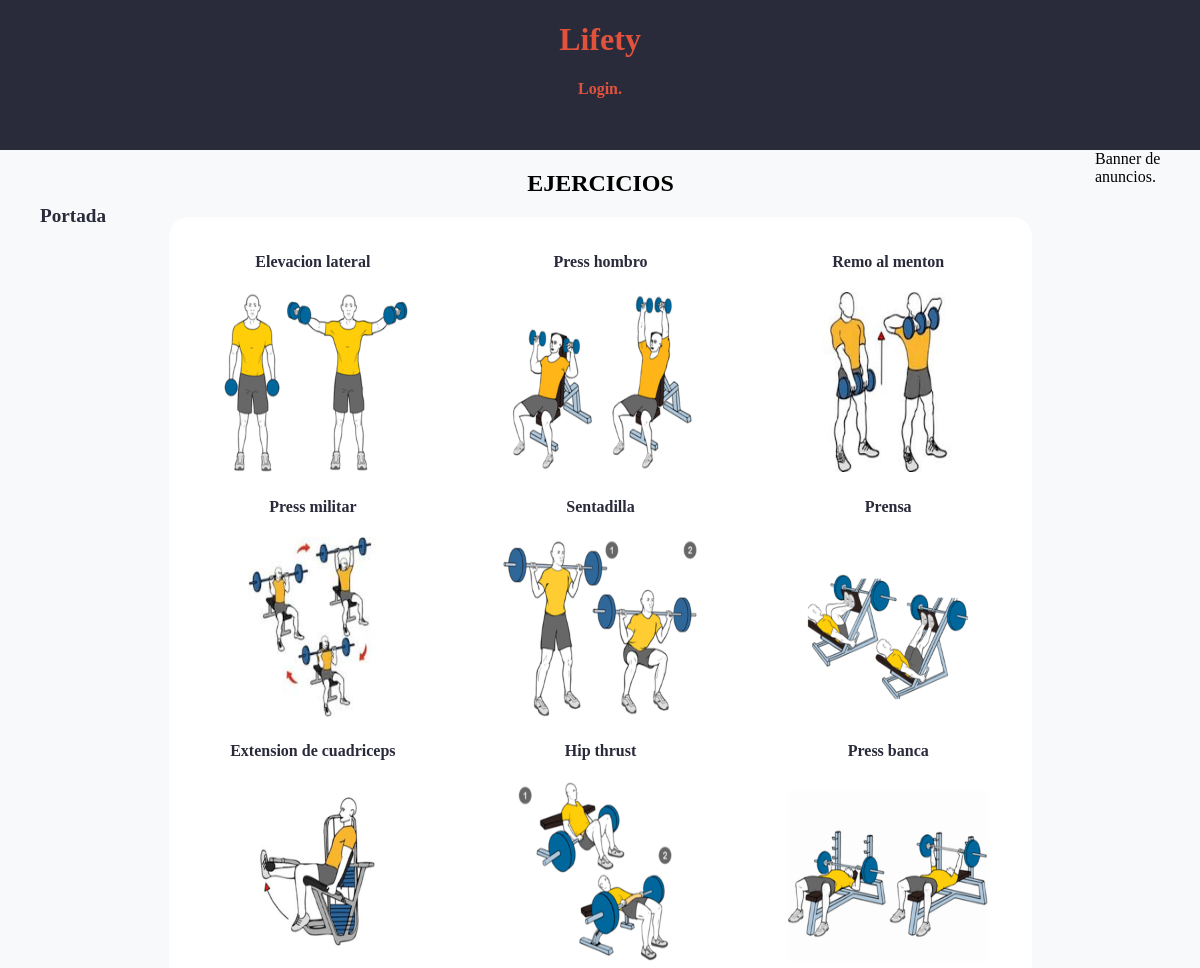
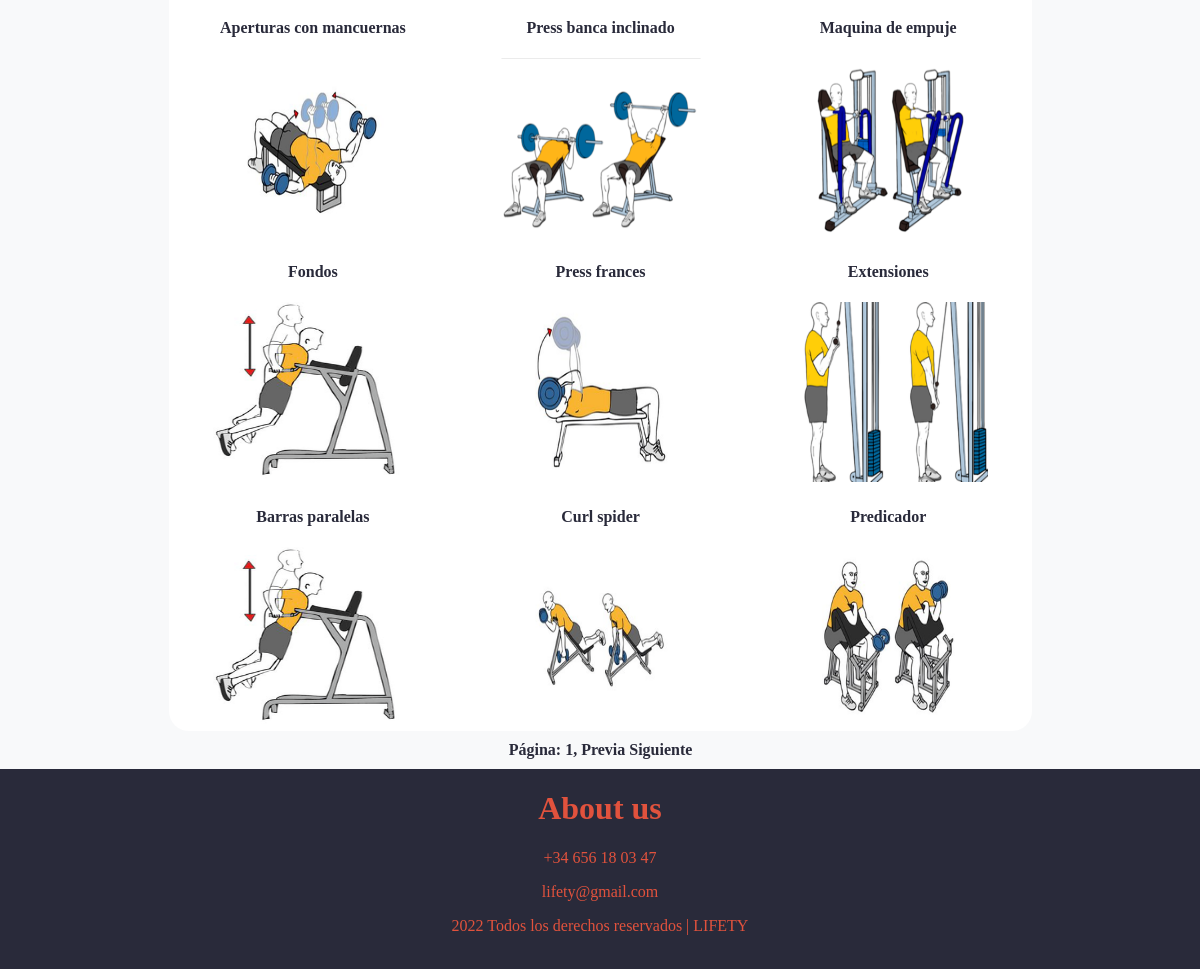
Page /ejercicios.php on the committed database (2 pictures, top to bottom).
### tables this page shows
CREATE TABLE `ejercicios` (
  `id_ejercicio` int(5) NOT NULL AUTO_INCREMENT,
  `tipo` int(1) NOT NULL,
  `musculo` varchar(40) DEFAULT NULL,
  `nombre` varchar(40) DEFAULT NULL,
  `descripcion` mediumtext NOT NULL,
  PRIMARY KEY (`id_ejercicio`)
);

### includes/clases/appweb/Aplicacion.php (called while the page is built, shortened)
<?php
class Aplicacion {
    private static $instancia;
    private $inicializada;
    private function __construct() {
        $this->inicializada = false;
    }
    public function init($bdDatosConexion, $rutaApp = '/', $dirInstalacion = __DIR__) {
        if (!$this->inicializada) {
            $this->rutaRaizApp = $rutaApp;
            $this->inicializada = true;
        }
    }
    public function resuelve($path = '') {
        $rutaAppLongitudPrefijo = mb_strlen($this->rutaRaizApp);
        if (mb_strlen($path) > 0 && mb_substr($path, 0, 1) !== '/') {
            $path = '/' . $path;
        }
        return $this->rutaRaizApp . $path;
    }
    public function buildUrl($relativeURL, $params = []) {
        $url = $this->resuelve($relativeURL);
        $query = self::buildParams($params);
        if (!empty($query)) {
            $url .= '?' . $query;
        }
        return $url;
    }
    public static function buildParams($params, $separator = '&', $enclosing = '') {
        $query = '';
        $numParams = 0;
        foreach ($params as $param => $value) {
            if ($value != null) {
                if ($numParams > 0) {
                    $query .= $separator;
                }
                $query .= "{$param}={$enclosing}{$value}{$enclosing}";
                $numParams++;
            }
        }
        return $query;
    }
    public static function getInstance() {
        if (!self::$instancia instanceof self) {
            self::$instancia = new static();
        }
        return self::$instancia;
    }
}

### includes/clases/appweb/contenido/Ejercicios.php (called while the page is built, shortened)
<?php
class Ejercicios {
    public static function getData(){
        $conn = Aplicacion::getInstance()->getConexionBd();
        $query = sprintf("SELECT * FROM ejercicios");
        $rs = $conn->query($query);
        $result = array();
        try {
            $rs = $conn->query($query);
            while ($fila = $rs->fetch_assoc()) {
                array_push($result, $fila);
            }
        } finally {
            if ($rs != null)
                $rs->free();
        }
        return $result;
    }
}

### includes/vistas/helpers/ejercicios.php (the view, shortened to what this page needs)
<?php
function muestraEjercicio($ejercicio) {
   $app = Aplicacion::getInstance();
   $verURL = $app->buildUrl('ejercicio.php', [
       'id' => $ejercicio['id_ejercicio']
   ]);
   $ruta = RUTA_IMGS;
   return <<<EOS
   <a href="{$verURL}">
        <h4> {$ejercicio['nombre']} </h4>
        <img src="$ruta/ejercicios/$ejercicio[id_ejercicio].png" alt="LIFETY">
    </a>
   EOS;
}
function listaListaEjerciciosPaginadas($ejercicios, $url, $numPorPagina = 18, $numPagina = 1) {
    return listaListaejerciciosPaginadasRecursivo($ejercicios, $url,  1, $numPorPagina, $numPagina);
}
function listaListaEjerciciosPaginadasRecursivo($ejercicios, $url, $nivel = 1, $numPorPagina = 18, $numPagina = 1) {
    $primerejercicio = ($numPagina - 1) * $numPorPagina;
    $app = Aplicacion::getInstance();
    $numejercicios = count($ejercicios);
    $haySiguientePagina = false;
    if ($numejercicios > $numPorPagina + $primerejercicio) {
        $haySiguientePagina = true;
    }
    if($app->esProfesional()){
        $form = new appweb\contenido\FormularioCreaEjercicio();
        $html = $form->gestiona();
    }
    else $html = '';
    $html .= '<div class=ejercicios>';
    $auxiliar = 0;
    for($idx = $primerejercicio; $idx < $primerejercicio + $numPorPagina && $idx < $numejercicios; $idx++) {
        if(!$auxiliar) $html .= '<div class="fila">';
        $id= 'row'.$auxiliar;
        $html .= "<div id=$id>";
        $auxiliar += 1;
        $ejercicio = $ejercicios[$idx];
        $html .= muestraEjercicio($ejercicio);
        $html .= '</div>';
        if($auxiliar == 3){
            $auxiliar = 0;
            $html .= '</div>';
        }
    }
    $html .= '</div>';
    if ($nivel == 1) {
        $clasesPrevia='deshabilitado';
        $clasesSiguiente = 'deshabilitado';
        $hrefPrevia = '';
        $hrefSiguiente = '';
        if ($haySiguientePagina) {
            $paginaSiguiente = $numPagina + 1;
            $clasesSiguiente = '';
            $hrefSiguiente = $app->buildUrl($url, [
            'numPagina' => $paginaSiguiente,
            'numPorPagina' => $numPorPagina]);
        }
        $html .=<<<EOS
            <div id=paginas>
                Página: $numPagina, <a class="boton $clasesPrevia" href="$hrefPrevia">Previa</a> <a class="boton $clasesSiguiente" href="$hrefSiguiente">Siguiente</a>
            </div>
        EOS;
    }
    return $html;
}

### src/css/estilo.css (style rules this page uses)
body { position : absolute; width : 100%; height : 100%; margin : 0; padding : 0; font-family: Century; background-color: #f8f9fa; }
body:before { content: ""; position: fixed; display: block; top: 0; left: 0; display: block; width: 100%; height: 100%; }
#paginas { margin-top: 10px; margin-bottom: 10px; text-align: center; color: #292a3a; font-weight: bold; }
#paginas a, #paginas a:visited { color: #292a3a; font-weight: bold; text-decoration: none; }
.ejercicios img { width : 200px; height: 180px; }
.ejercicios { background: #FFFFFF; padding-top: 15px; border-radius: 20px; width: 100%; text-align: center; }
.ejercicios a, .ejercicios a:visited { color: #292a3a; font-weight: bold; text-decoration: none; }
.fila { display: grid; grid-template-columns: auto auto auto; grid-template-rows: auto auto auto; grid-template-areas: "izq" "centro" "der"; }

### rows in the picture
ejercicios: nombre "Elevacion lateral", shows a picture
ejercicios: nombre "Press hombro", shows a picture
ejercicios: nombre "Remo al menton", shows a picture
ejercicios: nombre "Press militar", shows a picture
ejercicios: nombre "Sentadilla", shows a picture
ejercicios: nombre "Prensa", shows a picture
ejercicios: nombre "Extension de cuadriceps", shows a picture
ejercicios: nombre "Hip thrust", shows a picture
ejercicios: nombre "Press banca", shows a picture
ejercicios: nombre "Aperturas con mancuernas", shows a picture
ejercicios: nombre "Press banca inclinado", shows a picture
ejercicios: nombre "Maquina de empuje", shows a picture
ejercicios: nombre "Fondos", shows a picture
ejercicios: nombre "Press frances", shows a picture
ejercicios: nombre "Extensiones", shows a picture
ejercicios: nombre "Barras paralelas", shows a picture
ejercicios: nombre "Curl spider", shows a picture
ejercicios: nombre "Predicador", shows a picture

### other values in the picture
$numPagina "1"
